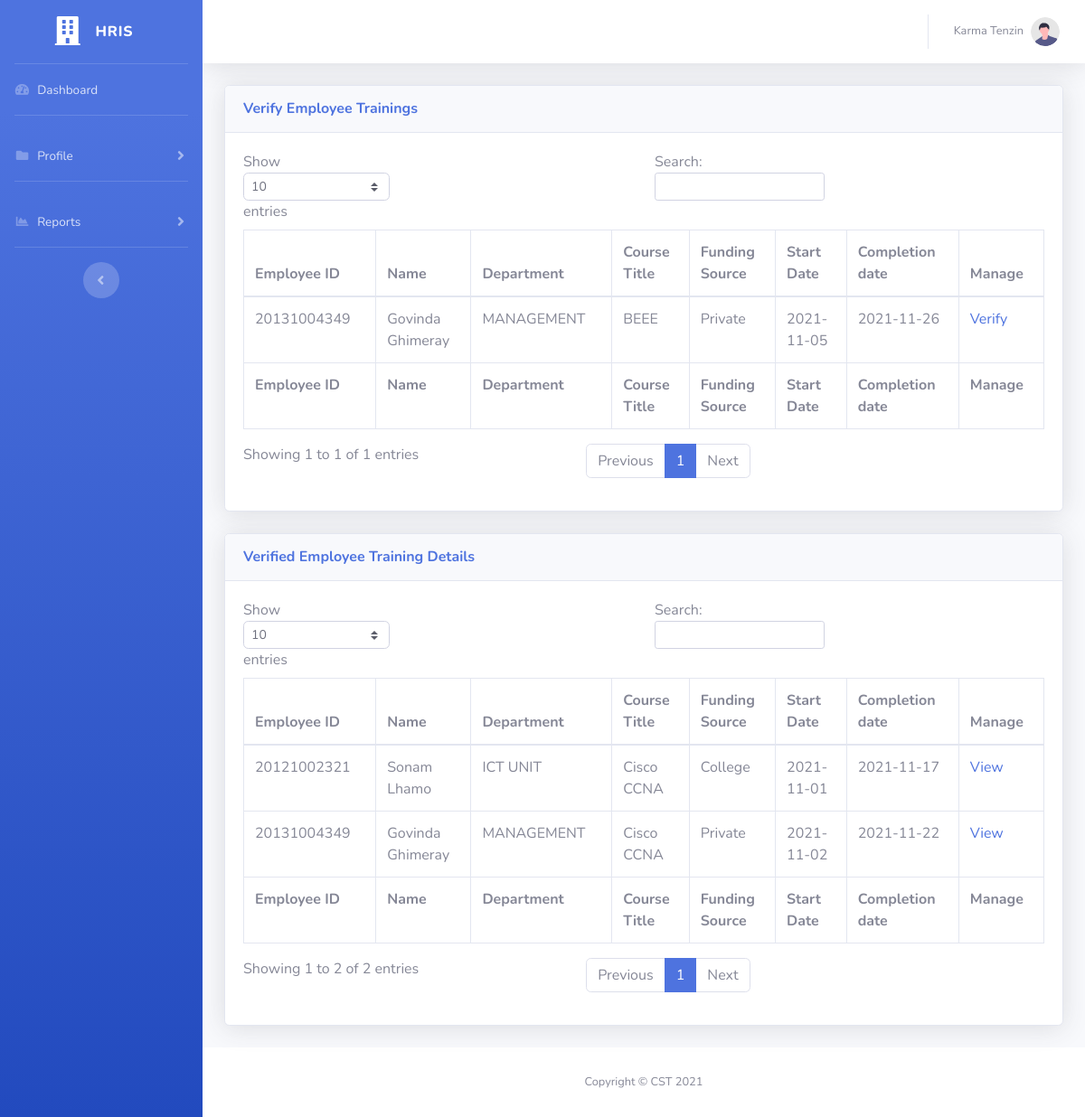
The page /verify_trainings.php (signed in) on the database its author committed.
### tables this page shows
CREATE TABLE `employee` (
  `employee_id` bigint(14) NOT NULL,
  `cid` bigint(11) NOT NULL,
  `name` varchar(50) NOT NULL,
  `gender` varchar(10) NOT NULL,
  `dob` date NOT NULL,
  `email` varchar(50) NOT NULL,
  `mobile` int(11) NOT NULL,
  `designation` int(11) NOT NULL,
  `department` int(11) NOT NULL,
  `nationality` varchar(20) NOT NULL,
  `address` varchar(255) NOT NULL,
  `service_status` int(11) NOT NULL,
  `position_level` int(11) NOT NULL
);

CREATE TABLE `training` (
  `tr_id` int(11) NOT NULL,
  `course_title` varchar(50) NOT NULL,
  `start_date` date NOT NULL,
  `end_date` date NOT NULL,
  `emp_id` bigint(14) NOT NULL,
  `funding_source` varchar(50) NOT NULL,
  `remarks` varchar(255) NOT NULL,
  `verification_status` int(2) NOT NULL DEFAULT 0
);

CREATE TABLE `department` (
  `dept_id` int(11) NOT NULL,
  `dept_name` varchar(100) NOT NULL
);

### verify_trainings.php (the view, shortened to what this page needs)
<?php
include('./include/header.php');
?>
                <div class="container-fluid">
                    <div class="card shadow mb-4">
                        <div class="card-header py-3">
                            <h6 class="m-0 font-weight-bold text-primary">Verify Employee Trainings</h6>
                        </div>
                        <div class="card-body">
                            <div class="table-responsive">
                                <table class="table table-bordered" id="myTable" width="100%" cellspacing="0">
                                    <thead>
                                        <tr>
                                            <th>Employee ID</th>
                                            <th>Name</th>
                                            <th>Department</th>
                                            <th>Course Title</th>
                                            <th>Funding Source</th>
                                            <th>Start Date</th>
                                            <th>Completion date</th>
                                            <th>Manage</th>
                                        </tr>
                                    </thead>
                                    <tfoot>
                                        <tr>
                                            <th>Employee ID</th>
                                            <th>Name</th>
                                            <th>Department</th>
                                            <th>Course Title</th>
                                            <th>Funding Source</th>
                                            <th>Start Date</th>
                                            <th>Completion date</th>
                                            <th>Manage</th>
                                        </tr>
                                    </tfoot>
                                    <tbody>
                                        <?php
                                        $tr_Qry=mysqli_query($con,"SELECT `tr_id`, `course_title`, `start_date`, `end_date`, `emp_id`, `funding_source`, `remarks`, `name`, `department` FROM `training`, `employee` WHERE `emp_id`=`employee_id` AND `verification_status`=0");
                                        while(list($tr_id, $course_title, $start_date, $end_date, $emp_id, $funding_source, $remarks, $name, $department)=mysqli_fetch_row($tr_Qry)){
                                            list($dept)=mysqli_fetch_row(mysqli_query($con,"SELECT `dept_name` FROM `department` WHERE `dept_id`=".$department));
                                        ?>
                                        <tr>
                                            <td><?=$emp_id;?></td>
                                            <td><?=$name;?></td>
                                            <td><?=$dept;?></td>
                                            <td><?=$course_title;?></td>
                                            <td><?=$funding_source;?></td>
                                            <td><?=$start_date;?></td>
                                            <td><?=$end_date;?></td>
                                            <td><a href="#" onclick="confirmVerify()">Verify</a></td>
                                        </tr>
                                        <?php
                                        }
                                        ?>
                                    </tbody>
                                </table>
                            </div>
                        </div>
                    </div>
                </div>
                <div class="container-fluid">
                    <div class="card shadow mb-4">
                        <div class="card-header py-3">
                            <h6 class="m-0 font-weight-bold text-primary">Verified Employee Training Details</h6>
                        </div>
                        <div class="card-body">
                            <div class="table-responsive">
                                <table class="table table-bordered" id="dataTable" width="100%" cellspacing="0">
                                    <thead>
                                        <tr>
                                            <th>Employee ID</th>
                                            <th>Name</th>
                                            <th>Department</th>
                                            <th>Course Title</th>
                                            <th>Funding Source</th>
                                            <th>Start Date</th>
                                            <th>Completion date</th>
                                            <th>Manage</th>
                                        </tr>
                                    </thead>
                                    <tfoot>
                                        <tr>
                                            <th>Employee ID</th>
                                            <th>Name</th>
                                            <th>Department</th>
                                            <th>Course Title</th>
                                            <th>Funding Source</th>
                                            <th>Start Date</th>
                                            <th>Completion date</th>
                                            <th>Manage</th>
                                        </tr>
                                    </tfoot>
                                    <tbody>
                                        <?php
                                        $tr_Qry=mysqli_query($con,"SELECT `tr_id`, `course_title`, `start_date`, `end_date`, `emp_id`, `funding_source`, `remarks`, `name`, `department` FROM `training`, `employee` WHERE `emp_id`=`employee_id`  AND `verification_status`=1");
                                        while(list($tr_id, $course_title, $start_date, $end_date, $emp_id, $funding_source, $remarks, $name, $department)=mysqli_fetch_row($tr_Qry)){
                                            list($dept)=mysqli_fetch_row(mysqli_query($con,"SELECT `dept_name` FROM `department` WHERE `dept_id`=".$department));
                                        ?>
                                        <tr>
                                            <td><?=$emp_id;?></td>
                                            <td><?=$name;?></td>
                                            <td><?=$dept;?></td>
                                            <td><?=$course_title;?></td>
                                            <td><?=$funding_source;?></td>
                                            <td><?=$start_date;?></td>
                                            <td><?=$end_date;?></td>
                                            <td><a href="view_training.php?id=<?=$tr_id;?>">View</a></td>
                                        </tr>
                                        <?php
                                        }
                                        ?>
                                    </tbody>
                                </table>
                            </div>
                        </div>
                    </div>
                </div>
<?php
include('./include/footer.php');
?>

### include/header.php (shortened to what this page needs)
<?php
	include('./include/connection.php');
	$emp_id=$_SESSION['emp_id'];
	list($employee_name)=mysqli_fetch_row(mysqli_query($con,"SELECT name FROM employee WHERE employee_id='".$emp_id."'"));
?>
<!DOCTYPE html>
<html lang="en">
<head>
    <link href="vendor/fontawesome-free/css/all.min.css" rel="stylesheet" type="text/css">
    <link href="css/sb-admin-2.min.css" rel="stylesheet">
</head>
<body id="page-top">
    <div id="wrapper">
        <ul class="navbar-nav bg-gradient-primary sidebar sidebar-dark accordion" id="accordionSidebar">
            <a class="sidebar-brand d-flex align-items-center justify-content-center" href="index.php">
                <div class="sidebar-brand-icon rotate-n-0">
                    <i class="fas fa-building"></i>
                </div>
                <div class="sidebar-brand-text mx-3">HRIS</div>
            </a>
            <hr class="sidebar-divider my-0">
            <li class="nav-item">
                <a class="nav-link" href="index.php">
                    <i class="fas fa-fw fa-tachometer-alt"></i>
                    <span>Dashboard</span></a>
            </li>
            <hr class="sidebar-divider">
            <li class="nav-item">
                <a class="nav-link collapsed" href="#" data-toggle="collapse" data-target="#Profile"
                    aria-expanded="true" aria-controls="Profile">
                    <i class="fas fa-fw fa-folder"></i>
                    <span>Profile</span>
                </a>
            </li>
            <hr class="sidebar-divider">
            <li class="nav-item">
                <a class="nav-link collapsed" href="#" data-toggle="collapse" data-target="#Reports"
                    aria-expanded="true" aria-controls="Reports">
                    <i class="fas fa-fw fa-chart-area"></i>
                    <span>Reports</span>
                </a>
            </li>
            <hr class="sidebar-divider d-none d-md-block">
            <div class="text-center d-none d-md-inline">
                <button class="rounded-circle border-0" id="sidebarToggle"></button>
            </div>
        </ul>
        <div id="content-wrapper" class="d-flex flex-column">
            <div id="content">
                <nav class="navbar navbar-expand navbar-light bg-white topbar mb-4 static-top shadow">
                    <ul class="navbar-nav ml-auto">
                        <li class="nav-item dropdown no-arrow">
                            <a class="nav-link dropdown-toggle" href="#" id="userDropdown" role="button"
                                data-toggle="dropdown" aria-haspopup="true" aria-expanded="false">
                                <span class="mr-2 d-none d-lg-inline text-gray-600 small"><?php echo $employee_name; ?></span>
                                <img class="img-profile rounded-circle"
                                    src="img/undraw_profile.svg">
                            </a>
                        </li>
                    </ul>
                </nav>

### rows shown on the page
employee: name "Karma Tenzin"
training: emp "20131004349", employee.name "Govinda Ghimeray", department.dept_name "MANAGEMENT", course_title "BEEE", funding_source "Private", start_date "2021-11-05", end_date "2021-11-26"
training: emp "20131004349", employee.name "Govinda Ghimeray", department.dept_name "MANAGEMENT", course_title "Cisco CCNA", funding_source "Private", start_date "2021-11-02", end_date "2021-11-22"
training: emp "20121002321", employee.name "Sonam Lhamo", department.dept_name "ICT UNIT", course_title "Cisco CCNA", funding_source "College", start_date "2021-11-01", end_date "2021-11-17"
